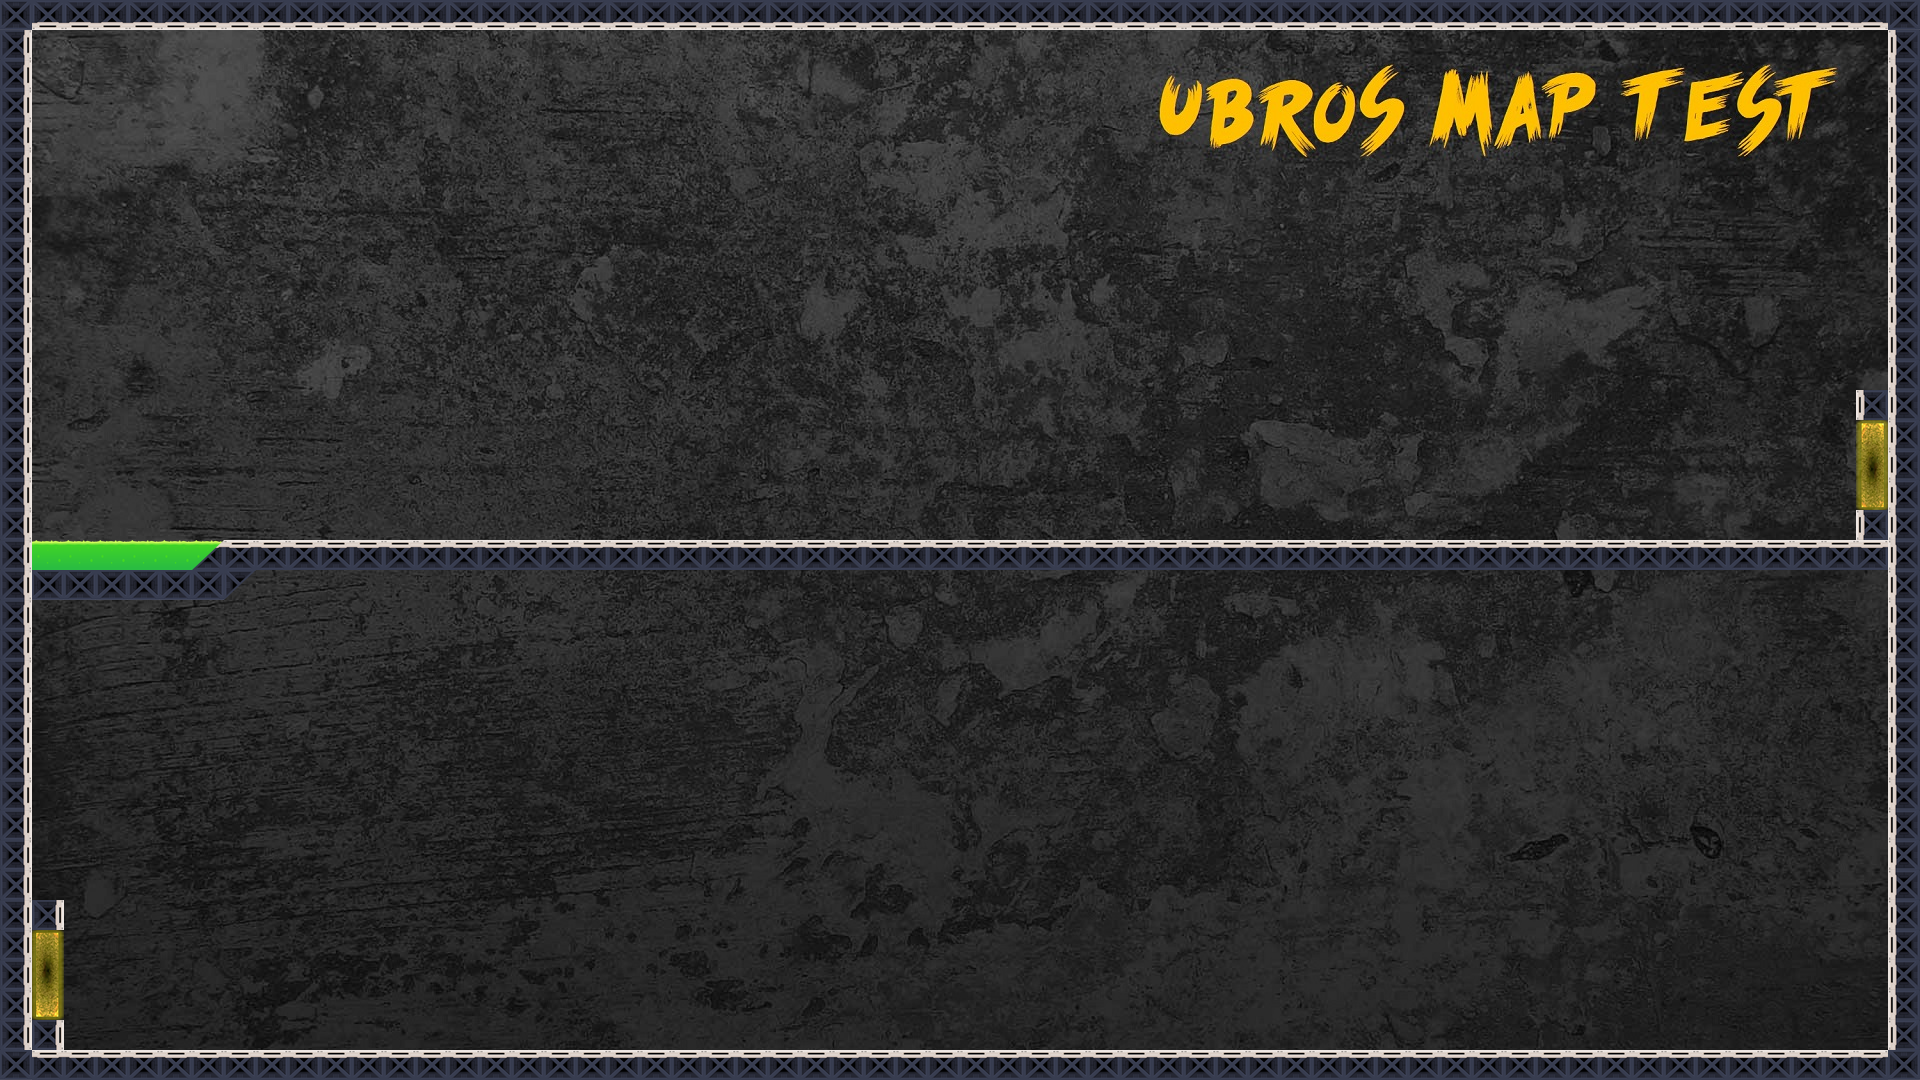

A 2D game scene composited from a Tiled map and its tileset images. What follows is a short description and the map's XML, with each tile layer's data collapsed to a summary:
An orthogonal 60x36 tile map with 32x30 px tiles, 2 tile layers (DangerZone, Graphics), 4 tilesets, 1 image layer and 23 objects (2x R, 2x N, U-3-platformDoor.png-3, R-2-2-cog.png, N-2-2-star.png, ...).

<map version="1.0" tiledversion="1.1.5" orientation="orthogonal" renderorder="right-down" width="60" height="36" tilewidth="32" tileheight="30" infinite="0" nextobjectid="25">
 <tileset firstgid="1" source="factoryGround.tsx" />
 <tileset firstgid="10" source="yellowPortal.tsx" />
 <tileset firstgid="13" source="redPortal.tsx" />
 <tileset firstgid="16" source="Acid.tsx" />
 <imagelayer name="Background">
  <image source="backgroundTest.jpg" width="1920" height="1080" />
 </imagelayer>
 <layer name="DangerZone" width="60" height="36">
  <data>[2160 cells, 6 non-empty, 1 distinct tile ids]</data>
 </layer>
 <layer name="Graphics" width="60" height="36">
  <data>[2160 cells, 258 non-empty, 8 distinct tile ids]</data>
 </layer>
 <objectgroup name="Ground">
  <object id="1" x="0" y="0">
   <polygon points="0,0 0,1080 32,1080 32,0 0,0" />
  </object>
  <object id="2" x="32" y="0">
   <polygon points="0,0 1856,0 1856,30 0,30 0,0" />
  </object>
  <object id="3" x="32" y="1050">
   <polygon points="0,0 1824,0 1856,0 1856,30 0,30 0,0" />
  </object>
  <object id="4" x="1888" y="0">
   <polygon points="0,0 0,1080 32,1080 32,0 0,0" />
  </object>
  <object id="16" x="192" y="570">
   <polygon points="0,0 32,-30 1696,-30 1696,0 0,0" />
  </object>
  <object id="17" x="32" y="570">
   <polygon points="0,0 224,0 192,30 0,30 0,2" />
  </object>
  <object id="19" x="32" y="1020">
   <polygon points="0,0 32,0 32,30 0,30 0,0" />
  </object>
  <object id="20" x="32" y="900">
   <polygon points="0,0 32,0 32,30 0,30 0,0" />
  </object>
  <object id="21" x="1856" y="510">
   <polygon points="0,0 0,30 32,30 32,0 0,0" />
  </object>
  <object id="22" x="1856" y="420">
   <polygon points="0,0 32,0 32,-30 0,-30 0,0" />
  </object>
 </objectgroup>
 <objectgroup name="DangerZone">
  <object id="18" x="32" y="540">
   <polygon points="0,0 0,30 160,30 192,0 0,0" />
  </object>
 </objectgroup>
 <objectgroup name="Mechanism">
  <object id="23" x="736" y="540">
   <polygon points="0,0 32,0 32,-90 0,-90 0,0" />
  </object>
 </objectgroup>
 <objectgroup name="Platform">
  <object id="24" name="U-3-platformDoor.png-3" x="64" y="1020">
   <polygon points="0,0 32,0 32,-90 0,-90 0,0" />
  </object>
 </objectgroup>
 <objectgroup name="Objective">
  <object id="9" name="R-2-2-cog.png" x="576" y="540">
   <polygon points="0,0 64,0 64,-60 0,-60 0,0" />
  </object>
  <object id="10" name="N-2-2-star.png" x="576" y="1050">
   <polygon points="0,0 64,0 64,-60 0,-60 0,0" />
  </object>
 </objectgroup>
 <objectgroup name="Portal">
  <object id="11" name="Y1-R" x="32" y="1020">
   <polygon points="0,0 32,0 32,-90 0,-90 0,0" />
  </object>
  <object id="12" name="Y2-L" x="1856" y="510">
   <polygon points="0,0 32,0 32,-90 0,-90 0,0" />
  </object>
 </objectgroup>
 <objectgroup name="Exit Door">
  <object id="14" name="R" x="1024" y="540">
   <polygon points="0,0 64,0 64,-90 0,-90 0,0" />
  </object>
  <object id="15" name="N" x="1024" y="1050">
   <polygon points="0,0 64,0 64,-90 0,-90 0,0" />
  </object>
 </objectgroup>
 <objectgroup name="Object">
  <object id="13" name="box.png-0-2-2" x="1344" y="1050">
   <polygon points="0,0 64,0 64,-60 0,-60 0,0" />
  </object>
 </objectgroup>
 <objectgroup name="Character">
  <object id="5" name="R" x="832" y="510">
   <polygon points="0,0 64,0 64,-90 0,-90 0,0" />
  </object>
  <object id="8" name="N" x="832" y="1020">
   <polygon points="0,0 64,0 64,-90 0,-90 0,0" />
  </object>
 </objectgroup>
 <objectgroup name="Enemy">
  <object id="7" name="S-0-0" x="288" y="540">
   <polygon points="0,0 64,0 64,-90 0,-90 0,0" />
  </object>
 </objectgroup>
</map>